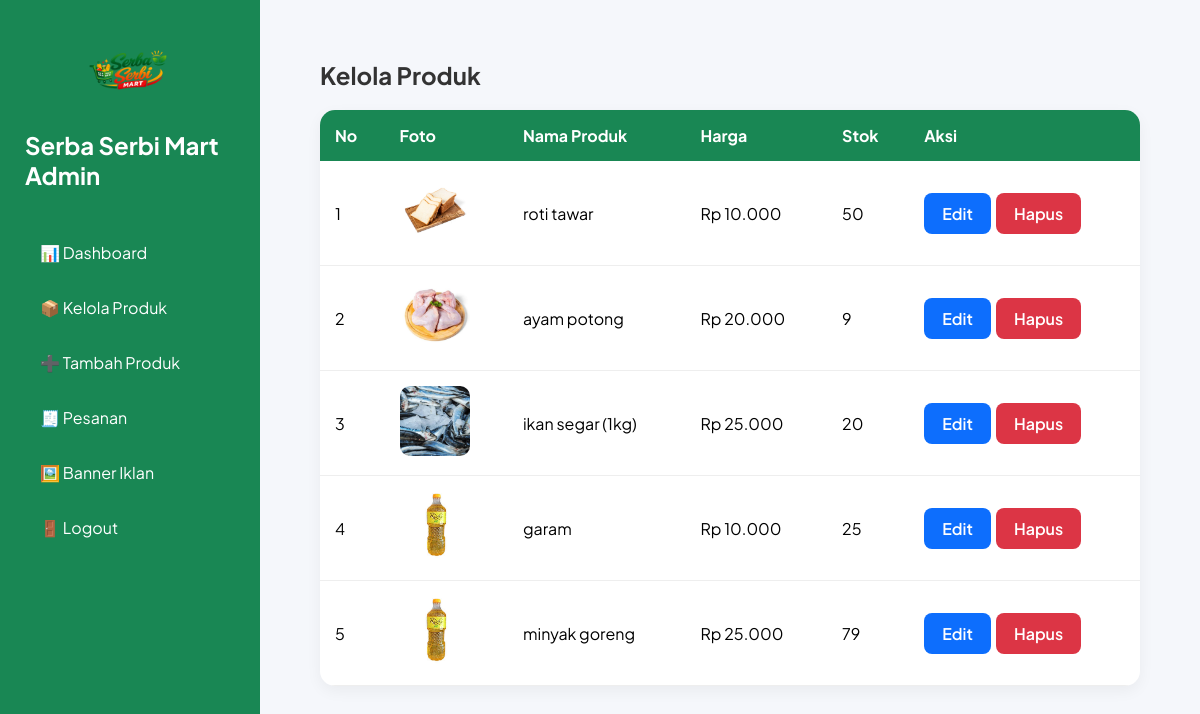
The app's page /admin/produk.php (signed in) with its own data.
### tables this page shows
CREATE TABLE `produk` (
  `id` int(11) NOT NULL,
  `nama_produk` varchar(255) NOT NULL,
  `harga` int(11) NOT NULL,
  `stok` int(11) DEFAULT 0,
  `foto` varchar(255) NOT NULL,
  `deskripsi` text DEFAULT NULL,
  `created_at` timestamp NOT NULL DEFAULT current_timestamp()
);

### admin/produk.php (the view, shortened to what this page needs)
<?php
require_once __DIR__ . '/../config/koneksi.php';
$query = mysqli_query($conn, "SELECT * FROM produk ORDER BY id DESC");
?>
<!DOCTYPE html>
<html lang="id">
<head>
</head>
<body>
    <div class="wrapper">
        <?php include 'sidebar.php'; ?>
        <div class="content">
            <div class="content">
                <div class="header">
                    <h2>Kelola Produk</h2>
                </div>
                <div class="table-container">
                    <table>
                        <thead>
                            <tr>
                                <th>No</th>
                                <th>Foto</th>
                                <th>Nama Produk</th>
                                <th>Harga</th>
                                <th>Stok</th>
                                <th>Aksi</th>
                            </tr>
                        </thead>
                        <tbody>
                            <?php
                            if (mysqli_num_rows($query) > 0) {
                                $no = 1;
                                while ($produk = mysqli_fetch_assoc($query)):
                                    ?>
                                    <tr>
                                        <td><?= $no++; ?></td>
                                        <td>
                                            <img src="../upload/<?= htmlspecialchars($produk['foto']); ?>" alt="">
                                        </td>
                                        <td>
                                            <?= htmlspecialchars($produk['nama_produk']); ?>
                                        </td>
                                        <td>
                                            Rp <?= number_format($produk['harga'], 0, ',', '.'); ?>
                                        </td>
                                        <td>
                                            <?= $produk['stok']; ?>
                                        </td>
                                        <td>
                                            <div class="action">
                                                <a href="edit_produk.php?id=<?= $produk['id']; ?>" class="btn btn-primary">
                                                    Edit
                                                </a>
                                                <a href="hapus_produk.php?id=<?= $produk['id']; ?>" class="btn btn-danger"
                                                    onclick="return confirm('Yakin ingin menghapus produk ini?')">
                                                    Hapus
                                                </a>
                                            </div>
                                        </td>
                                    </tr>
                                    <?php
                                endwhile;
                            } ?>
                            </div>
                            </div>
        </div>
    </div>
</body>
</html>

### admin/produk.php (style rules this page uses)
* { margin: 0; padding: 0; box-sizing: border-box; font-family: 'Plus Jakarta Sans', sans-serif; }
body { background: #f5f7fb; }
.wrapper { display: flex; min-height: 100vh; }
.content { flex: 1; padding: 30px; }
.header { display: flex; justify-content: space-between; align-items: center; margin-bottom: 20px; }
h2 { color: #333; }
.btn { text-decoration: none; padding: 10px 18px; border-radius: 8px; color: white; font-weight: 600; }
.btn-primary { background: #0d6efd; }
.btn-danger { background: #dc3545; }
.table-container { background: white; border-radius: 15px; overflow: hidden; box-shadow: 0 5px 15px rgba(0, 0, 0, .05); }
table { width: 100%; border-collapse: collapse; }
th { background: #198754; color: white; padding: 15px; text-align: left; }
td { padding: 15px; border-bottom: 1px solid #eee; }
td img { width: 70px; height: 70px; object-fit: cover; border-radius: 10px; }
.action { display: flex; gap: 5px; }

### records on screen
produk: foto (picture), nama_produk "roti tawar", harga "10.000", stok "50"
produk: foto (picture), nama_produk "ayam potong", harga "20.000", stok "9"
produk: foto (picture), nama_produk "ikan segar (1kg)", harga "25.000", stok "20"
produk: foto (picture), nama_produk "garam", harga "10.000", stok "25"
produk: foto (picture), nama_produk "minyak goreng", harga "25.000", stok "79"
